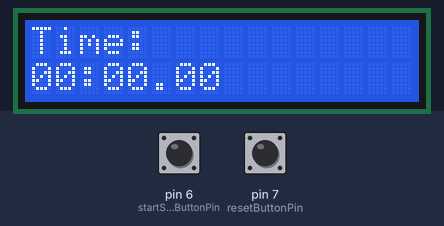
The sketch below on a simulated Arduino Mega 2560, built with avr-gcc and run on an emulated ATmega2560. Shown: 16×2 character LCD. The test bench sets the inputs (shaded band); at power-on: pin 6 (startStopButtonPin) HIGH, pin 7 (resetButtonPin) HIGH.

Above: at 2.2 s.
2.3 s: pin 6 (startStopButtonPin) pulled LOW for 0.15 s
At 2.76 s:
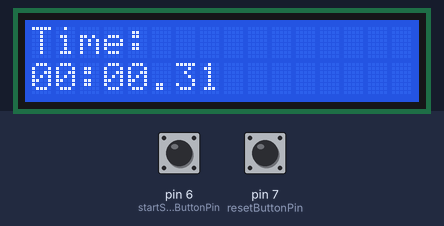
3.9 s: pin 6 (startStopButtonPin) pulled LOW for 1 s
At 3.9 s:
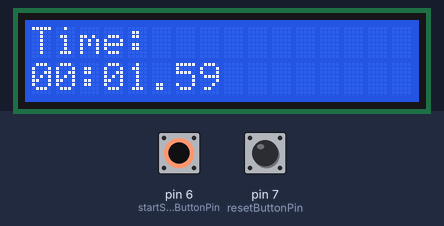
Timing chart, 0 to 6.9 s (numbered marks = the images above; inputs shaded):
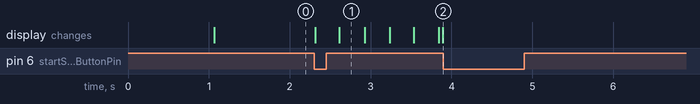

Measured:
- after the input at 2.3 s, the display: first changes at once (image 1 shows a later state)
- after the input at 3.9 s, every drawn part: stays the same

The sketch:

sketch.ino
```cpp
#include <LiquidCrystal.h>

// LCD pin configuration
const int rs = 12, en = 11, d4 = 5, d5 = 4, d6 = 3, d7 = 2;
LiquidCrystal lcd(rs, en, d4, d5, d6, d7);

// Button pins
const int startStopButtonPin = 6;
const int resetButtonPin = 7;

// Stopwatch variables
unsigned long startTime = 0;
unsigned long elapsedTime = 0;
bool running = false;
bool lastStartStopButtonState = LOW;
bool lastResetButtonState = LOW;

void setup() {
  lcd.begin(16, 2);  // Initialize a 16x2 LCD display
  pinMode(startStopButtonPin, INPUT_PULLUP);
  pinMode(resetButtonPin, INPUT_PULLUP);

  lcd.setCursor(0, 0);
  lcd.print("Simple Stopwatch");
  delay(1000);
  lcd.clear();
}

void loop() {
  // Read the current state of the buttons
  bool startStopButtonState = digitalRead(startStopButtonPin) == LOW;
  bool resetButtonState = digitalRead(resetButtonPin) == LOW;

  // Check if the start/stop button was pressed
  if (startStopButtonState && !lastStartStopButtonState) {
    running = !running;  // Toggle stopwatch running state
    if (running) {
      startTime = millis() - elapsedTime;  // Continue from where we stopped
    }
  }
  lastStartStopButtonState = startStopButtonState;

  // Check if the reset button was pressed
  if (resetButtonState && !lastResetButtonState) {
    running = false;
    elapsedTime = 0;
  }
  lastResetButtonState = resetButtonState;

  // Update the elapsed time if the stopwatch is running
  if (running) {
    elapsedTime = millis() - startTime;
  }

  // Display the elapsed time on the LCD
  displayTime(elapsedTime);
}

void displayTime(unsigned long time) {
  unsigned long totalSeconds = time / 1000;
  unsigned long minutes = totalSeconds / 60;
  unsigned long seconds = totalSeconds % 60;
  unsigned long milliseconds = (time % 1000) / 10;

  lcd.setCursor(0, 0);
  lcd.print("Time:");
  lcd.setCursor(0, 1);
  lcd.print(minutes < 10 ? "0" : "");  // Add leading zero if < 10
  lcd.print(minutes);
  lcd.print(":");
  lcd.print(seconds < 10 ? "0" : "");  // Add leading zero if < 10
  lcd.print(seconds);
  lcd.print(".");
  lcd.print(milliseconds < 10 ? "0" : "");  // Add leading zero if < 10
  lcd.print(milliseconds);
}
```
